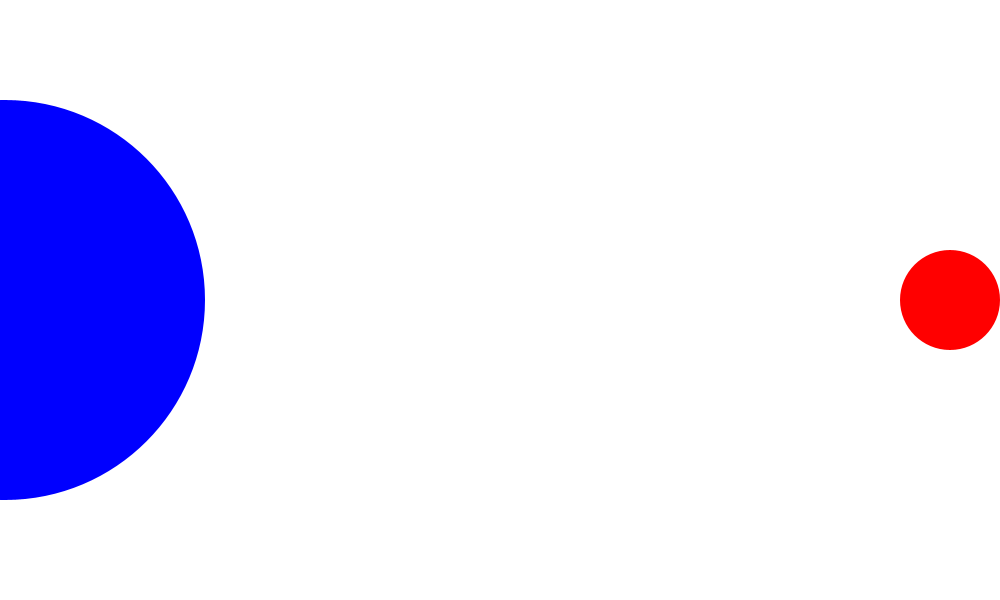
Frame 1 (no input)
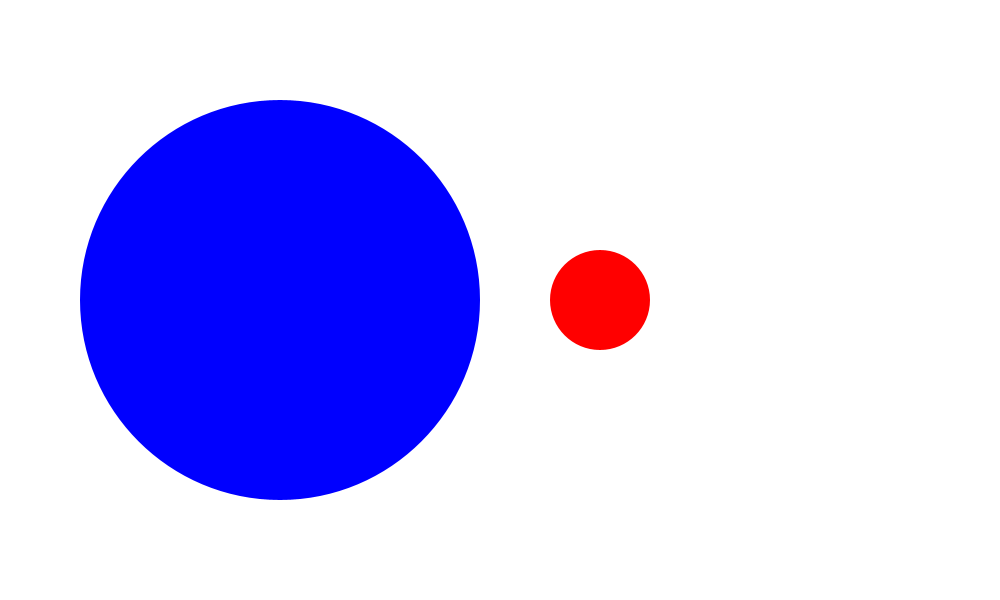
Frame 60 (the mouse pressed at the canvas centre just before this capture)
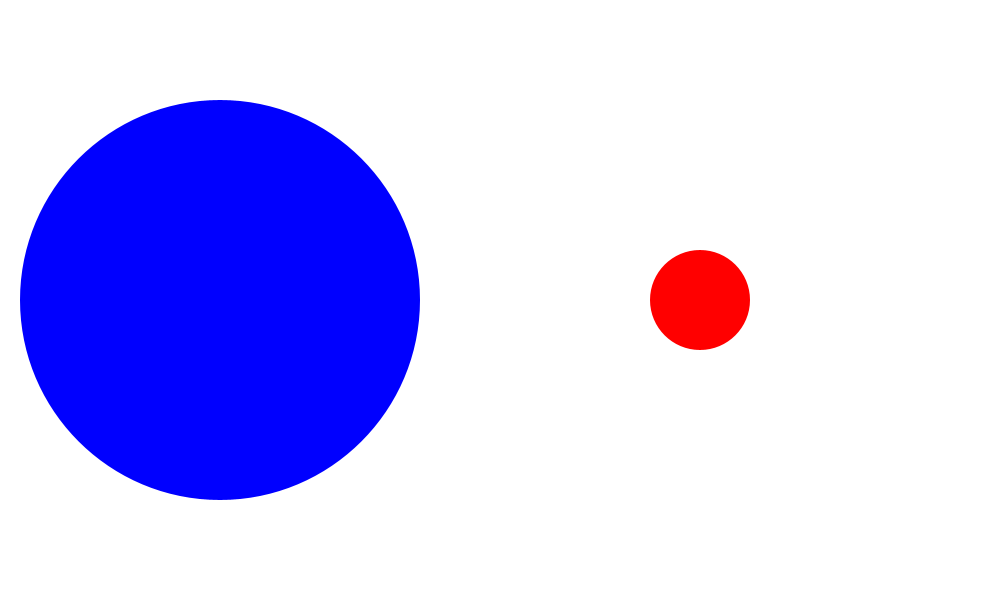
Frame 120 (the mouse held since frame 60 and released just before this capture)

The Processing sketch that drew these frames (run headless with seeded random() and noise(); from frame 60 on, the mouse is pressed at the canvas centre):

// Processing sketch: initiation_classe_2
// ── initiation_classe_2.pde
//Variables globales
final color ROUGE = color(255, 0, 0);
final color BLEU = color(0, 0, 255);
final color VERT = color(0, 255, 0);

//Cercles
Cercle c1 = new Cercle(0, 300, 200, BLEU);
Cercle c2 = new Cercle(1000, 300, 50, ROUGE);
int dep = 5;
int dep2 = 50;

void setup() {
  smooth();
  size(1000, 600);
  frameRate(60);
}

void draw() {
  background(255);

  //determination du sens de déplacement
  if ((dep==5) && ((c1.x+c1.r) >= (c2.x-c2.r))) {
    dep = -5;
    dep2 = -50;
  }
  if ((dep==-5) && ((c1.x-c1.r) <= 0)) {
    dep = 5;
  }
  if ((dep2==-50) && ((c2.x+c2.r) >= 1000)) {
    dep2 = 50;
  }

  //déplacement des cercles
  c1.x+=dep;
  c2.x-=dep2;
  c1.dessiner();
  c2.dessiner();
}

// ── classes.pde
class Cercle {
  float x, y;
  float r;
  color c;

  //Constructeurs

  Cercle() { //Constructeur par défaut, permet d'indiquer les valeurs par défaut à utiliser
    x = 100;
    y = 100;
    r = 50;
    c = ROUGE;
  }

  //Constructeur avec arguments
  Cercle(float monX, float monY, float monR, color monC) {
    x = monX;
    y = monY;
    r = monR;
    c = monC;
  }
  
  //Méthode/fonction
  void dessiner(){
    fill(c); //Couleur c
    noStroke();
    ellipseMode(CENTER); //Centrer le cercle
    ellipse(x, y, 2*r, 2*r);
}
}
